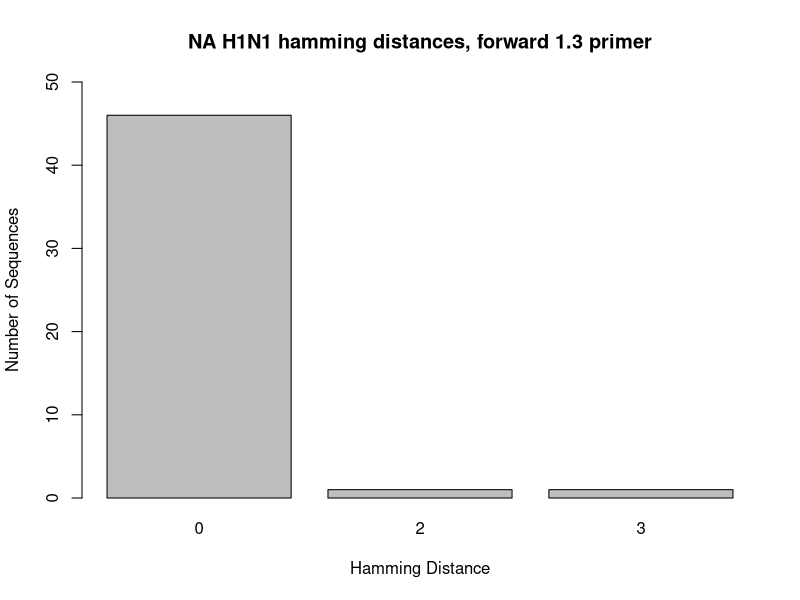
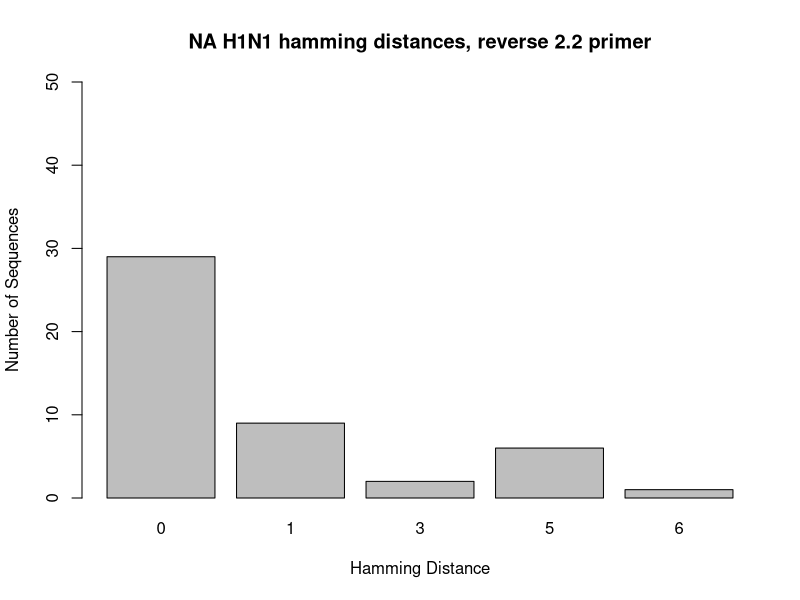
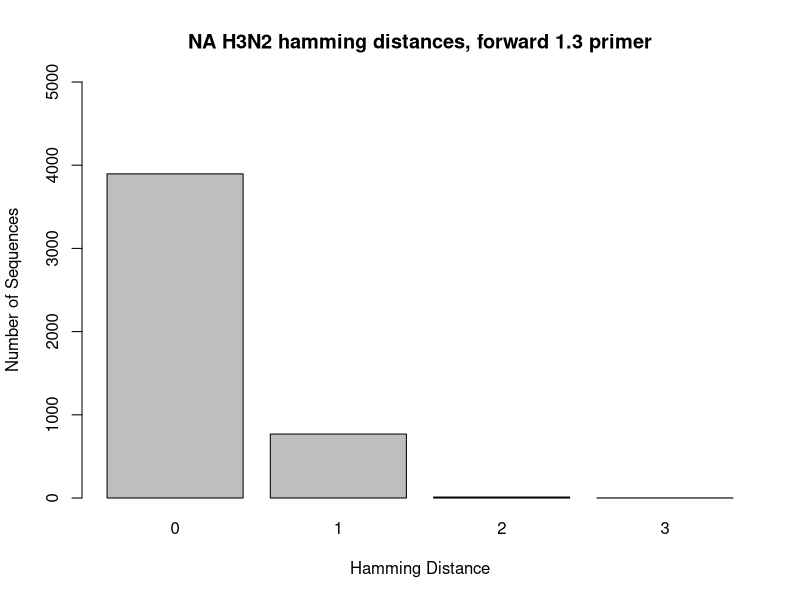
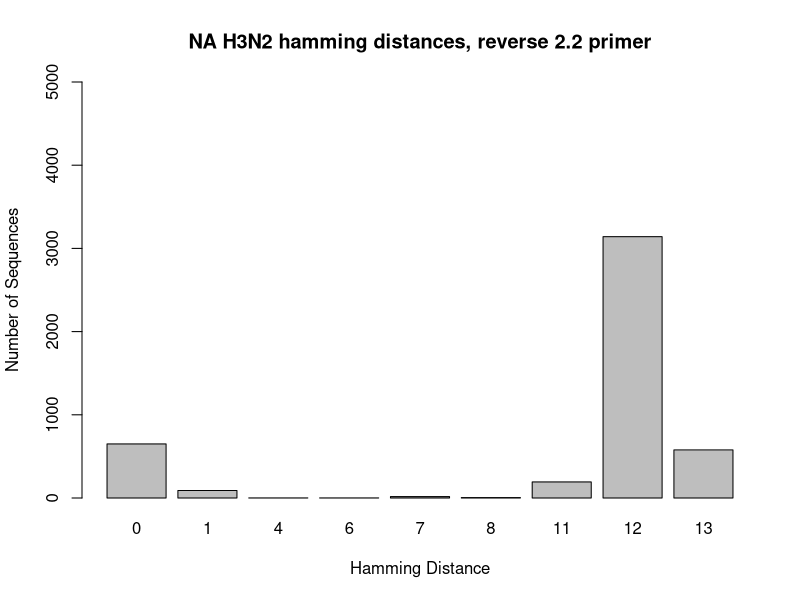
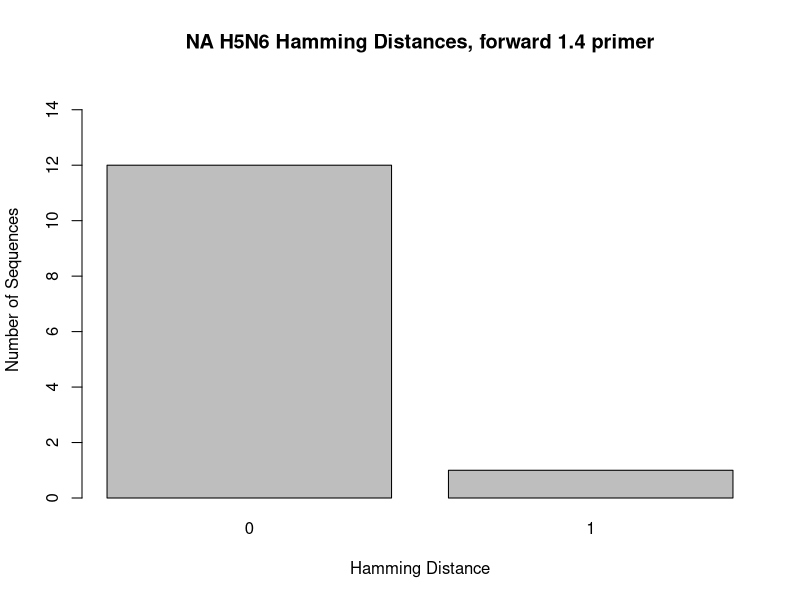
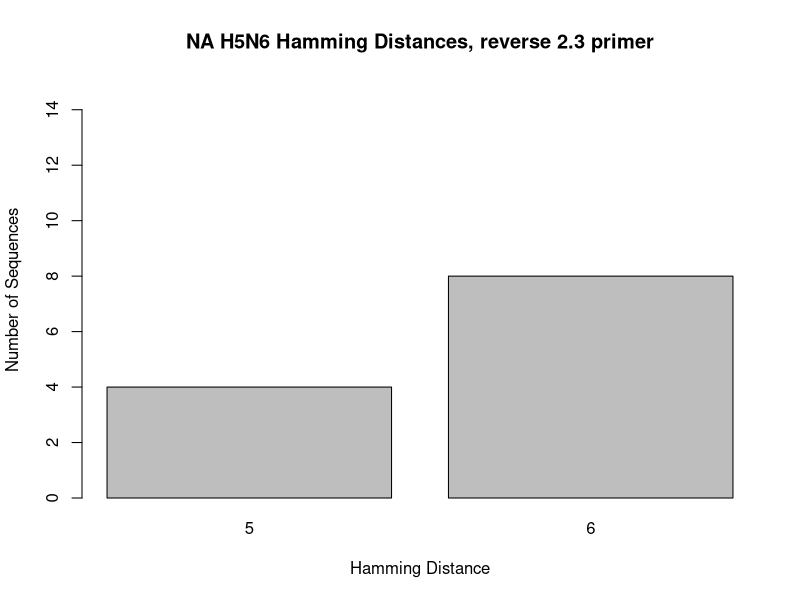
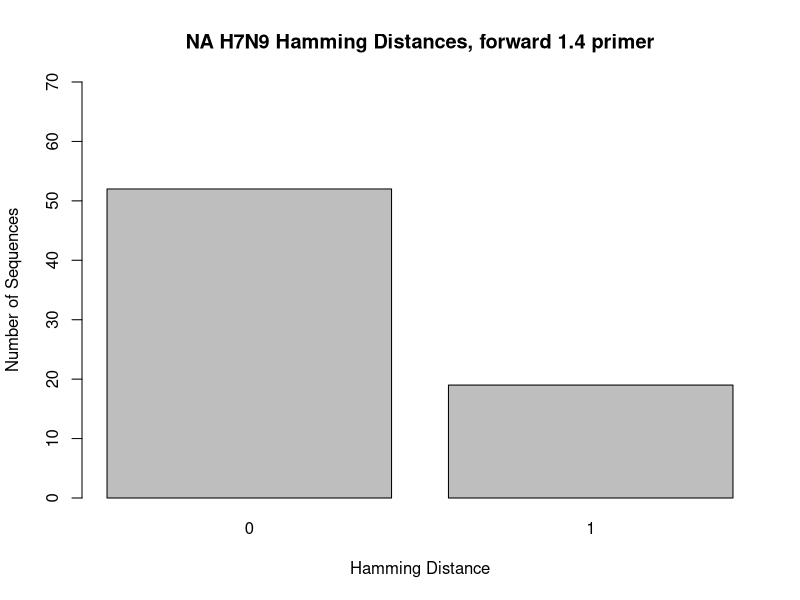
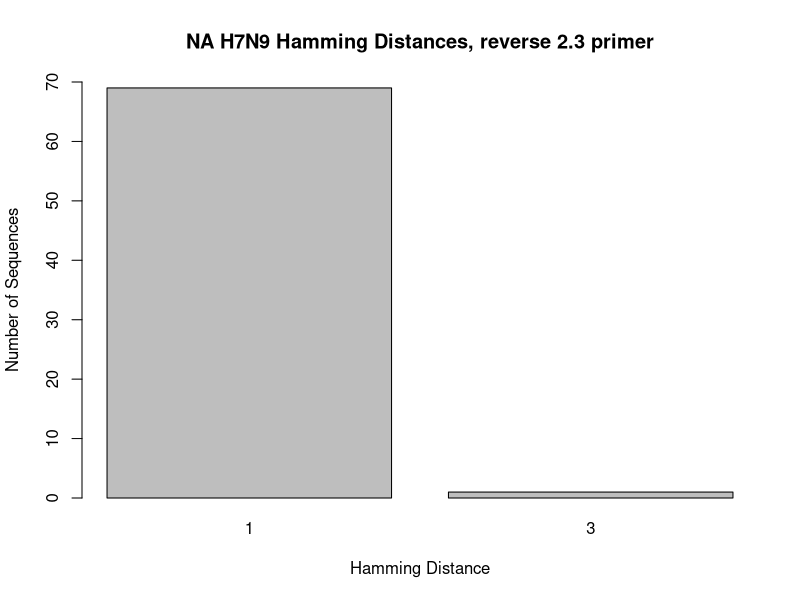

Write R code to recreate these figures, in order.
## ---- chunk 1
knitr::opts_chunk$set(root.dir = "C:/Users/Lexie Christopoulos/Repos/GenomeSequencing-/db/",echo = TRUE)
## ---- chunk 2
#in console: setwd("C:/Users/Lexie Christopoulos/Repos/GenomeSequencing-/db/NA")
## ---- chunk 3
NA_H1_F1 <- read.csv("hamming_distance_results/NA_H1_NA_Forward_1.3_results_NCR.csv")

NA_H1_1 <- NA_H1_F1[-c(48, 49),]

barplot(table(NA_H1_1$hamming_distance), main = "NA H1N1 hamming distances, forward 1.3 primer", xlab = "Hamming Distance", ylab = "Number of Sequences", ylim = c(0,50))
## ---- chunk 4
NA_H1_R <- read.csv("hamming_distance_results/NA_H1_NA_Reverse_2.2_results_NCR.csv")

NA_H1_2 <- NA_H1_R[-c(48, 49),]

barplot(table(NA_H1_2$hamming_distance), main = "NA H1N1 hamming distances, reverse 2.2 primer", xlab = "Hamming Distance", ylab = "Number of Sequences", ylim = c(0,50))
 
## ---- chunk 5
NA_H3_F1 <- read.csv("hamming_distance_results/NA_H3_NA_Forward_1.3_results_NCR.csv")

NA_H3_1 <- NA_H3_F1[-c(4677, 4678),]

barplot(table(NA_H3_1$hamming_distance), main = "NA H3N2 hamming distances, forward 1.3 primer", xlab = "Hamming Distance", ylab = "Number of Sequences", ylim = c(0,5000))

## ---- chunk 6
NA_H3_R <- read.csv("hamming_distance_results/NA_H3_NA_Reverse_2.2_results_NCR.csv")

NA_H3_2 <- NA_H3_R[-c(4677, 4678),]

barplot(table(NA_H3_2$hamming_distance), main = "NA H3N2 hamming distances, reverse 2.2 primer", xlab = "Hamming Distance", ylab = "Number of Sequences", ylim = c(0,5000))

## ---- chunk 7
NA_H5_F <- read.csv("hamming_distance_results/NA_H5_NA_Forward_1.4_results_NCR.csv")

NA_H5_1 <- NA_H5_F[-c(13, 14),]

barplot(table(NA_H5_1$hamming_distance), main = "NA H5N6 Hamming Distances, forward 1.4 primer", xlab = "Hamming Distance", ylab = "Number of Sequences", ylim = c(0,15))
## ---- chunk 8
NA_H5_R <-read.csv("hamming_distance_results/NA_H5_NA_Reverse_2.3_results_NCR.csv")

NA_H5_2 <- NA_H5_R[-c(13, 14),]

barplot(table(NA_H5_2$hamming_distance), main = "NA H5N6 Hamming Distances, reverse 2.3 primer",  xlab = "Hamming Distance", ylab = "Number of Sequences", ylim = c(0,15))
## ---- chunk 9
NA_H7_F <- read.csv("hamming_distance_results/NA_H7_NA_Forward_1.4_results_NCR.csv")

NA_H7_1 <- NA_H7_F[-c(71, 72),]

barplot(table(NA_H7_1$hamming_distance), main = "NA H7N9 Hamming Distances, forward 1.4 primer", xlab = "Hamming Distance", ylab = "Number of Sequences", ylim = c(0,70))

## ---- chunk 10
NA_H7_R <- read.csv("hamming_distance_results/NA_H7_NA_Reverse_2.3_results_NCR.csv")

NA_H7_2 <- NA_H7_R[-c(71, 72),]

barplot(table(NA_H7_2$hamming_distance), main = "NA H7N9 Hamming Distances, reverse 2.3 primer", xlab = "Hamming Distance", ylab = "Number of Sequences", ylim = c(0,70))
## ---- chunk 11
NA_H9_F <- read.csv("hamming_distance_results/NA_H9_NA_Forward_1.3_results_NCR.csv")

NA_H9_1 <- NA_H9_F[-c(15, 16),]

barplot(table(NA_H9_1$hamming_distance), main = "MP H9N2 Hamming Distances, forward 1.3 primer", xlab = "Hamming Distance", ylab = "Number of Sequences", ylim = c(0,15))
## ---- chunk 12
NA_H9_R <- read.csv("hamming_distance_results/NA_H9_NA_Reverse_2.2_results_NCR.csv")

NA_H9_2 <- NA_H9_R[-c(15, 16),]

barplot(table(NA_H9_2$hamming_distance), main = "NA H9N2 Hamming Distances, reverse 2.2 primer", xlab = "Hamming Distance", ylab = "Number of Sequences", ylim = c(0,15))
